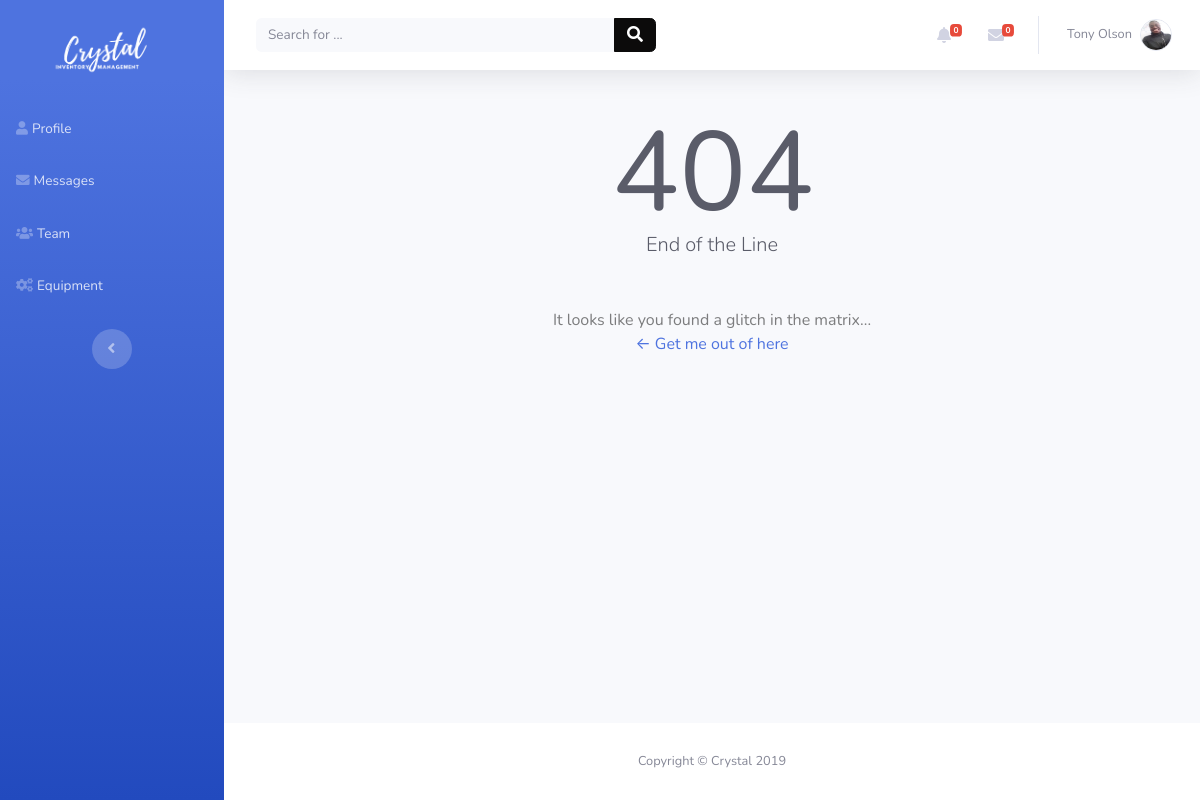
/user-not-found/ (signed in), run on the app's committed database.
### dashboard/models.py (models this page shows, shortened)
class User(AbstractUser):
    username = None
    first_name = models.CharField(_('first name'), max_length=30, blank=True)
    last_name = models.CharField(_('last name'), max_length=150, blank=True)
    email = models.EmailField(_('email address'), unique=True)
    is_active = models.BooleanField(_("active"), default=False, help_text=_(
        'Designates whether this user should be treated as active. '
        'Unselect this instead of deleting accounts.'
    ), )
    USERNAME_FIELD = 'email'
    REQUIRED_FIELDS = []
    objects = UserManager()

class Employee(models.Model):
    user = models.OneToOneField(User, models.CASCADE)
    username = models.CharField(max_length=20)
    image = models.ImageField(upload_to=user_directory_path)
    location = models.ForeignKey(Location, on_delete=models.CASCADE, default=1)

### dashboard/views.py (the view)
# urls.py: path('user-not-found/', views.error, name='page_not_found'),
def error(request):
    user = request.user
    alerts, unread_messages = unread_messages_notification(user)
    return render(request, '404.html', {'unread_messages': unread_messages, 'alerts': alerts})

### dashboard/templatetags/profile_extras.py (called while the page is built)
@register.filter(name='has_group')
def has_group(user, group_name):
    return user.groups.filter(name=group_name).exists()

@register.filter
def count(value):
    return len(value)

### dashboard/views.py (called while the page is built)
def unread_messages_notification(user):
    unread_messages = user.inbox_messages.filter(from_user_id__gte=2, read=False).order_by('-date_sent')
    alerts = user.inbox_messages.filter(from_user_id=1, read=False).order_by('-date_sent')
    return alerts, unread_messages

### templates/404.html (shortened to what this page needs)
{% extends 'base_nav.html' %}
{% block content %}
    <div class="container-fluid">
        <div class="text-center mt-5">
            <div class="error mx-auto" data-text="404">
                <p class="m-0">404</p>
            </div>
            <p class="text-dark mb-5 lead">End of the Line</p>
            <p class="text-black-50 mb-0">It looks like you found a glitch in the matrix...</p><a
                href="{% url 'dashboard' %}">← Get me out of here</a>
        </div>
    </div>
{% endblock %}

### templates/base_nav.html (shortened to what this page needs)
{% extends 'base.html' %}
{% load static %}
{% load profile_extras %}
{% block sidenav %}
    <nav class="navbar navbar-dark align-items-start sidebar sidebar-dark accordion bg-gradient-primary p-0"
         id="page-top">
        <div class="container-fluid d-flex flex-column p-0">
            <a class="navbar-brand d-flex justify-content-center align-items-center sidebar-brand mt-3 mb-3"
               href="{% url 'home' %}">
                <img src="{% static "img/crystal-ims blue.png" %}" style="height: 5vw">
            </a>
            <ul class="nav navbar-nav text-light" id="accordionSidebar">
                <li class="nav-item" role="presentation"><a class="nav-link" href="{% url 'profile' %}"><i
                        class="fas fa-user"></i><span>Profile</span></a></li>
                <li class="nav-item" role="presentation"><a class="nav-link" href="{% url 'messages' %}"><i
                        class="fas fa-envelope"></i><span>Messages</span></a></li>
                <li class="nav-item" role="presentation"><a class="nav-link" href="{% url 'team' %}"><i
                        class="fas fa-users"></i><span>Team</span></a></li>
                <li class="nav-item" role="presentation"><a class="nav-link" href="{% url 'equipments' %}"><i
                        class="fas fa-cogs"></i><span>Equipment</span></a></li>
            </ul>
            <div class="text-center d-none d-md-inline">
                <button class="btn rounded-circle border-0" id="sidebarToggle"
                        type="button"></button>
            </div>
        </div>
    </nav>
{% endblock %}
{% block topnav %}
    <nav class="navbar navbar-light navbar-expand bg-white shadow mb-4 topbar static-top">
        <div class="container-fluid">
            <form class="form-inline d-none d-sm-inline-block mr-auto ml-md-3 my-2 my-md-0 mw-100 navbar-search">
                <div class="input-group"><input class="bg-light form-control border-0 small" type="text"
                                                placeholder="Search for ...">
                    <div class="input-group-append">
                        <button class="btn btn-primary py-0" type="button"><i
                                class="fas fa-search"></i></button>
                    </div>
                </div>
            </form>
            <ul class="nav navbar-nav flex-nowrap ml-auto">
                <li class="nav-item dropdown no-arrow mx-1" role="presentation">
                    <div class="nav-item dropdown no-arrow"><a class="dropdown-toggle nav-link"
                                                               data-toggle="dropdown"
                                                               aria-expanded="false" href="#"><span
                            class="badge badge-danger badge-counter">{{ alerts|count }}</span><i
                            class="fas fa-bell fa-fw"></i></a>
                    </div>
                </li>
                <li class="nav-item dropdown no-arrow mx-1" role="presentation">
                    <div class="nav-item dropdown no-arrow"><a class="dropdown-toggle nav-link"
                                                               data-toggle="dropdown"
                                                               aria-expanded="false" href="#"><i
                            class="fas fa-envelope fa-fw"></i><span
                            class="badge badge-danger badge-counter">{{ unread_messages|count }}</span></a>
                    </div>
                </li>
                <li class="nav-item dropdown no-arrow" role="presentation">
                    <div class="nav-item dropdown no-arrow"><a class="dropdown-toggle nav-link"
                                                               data-toggle="dropdown"
                                                               aria-expanded="false" href="#"><span
                            class="d-none d-lg-inline mr-2 text-gray-600 small">{{ request.user.first_name }}
                        {{ request.user.last_name }}</span><img class="border rounded-circle img-profile"
                                                                src="
                                                                        {{ MEDIA_URL }}{{ request.user.employee.image|urlencode }}"></a>
                    </div>
                </li>
            </ul>
        </div>
    </nav>
{% endblock %}

### data on the page
User: user.first_name "Tony", user.last_name "Olson", user.employee.image|urlencode (picture)

### other printed values
{{ alerts|count }} "0"
{{ unread_messages|count }} "0"
